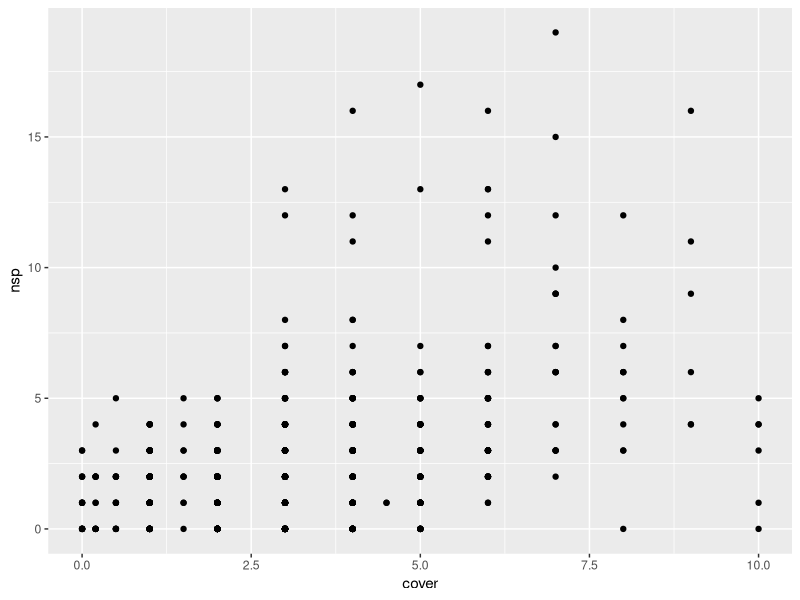
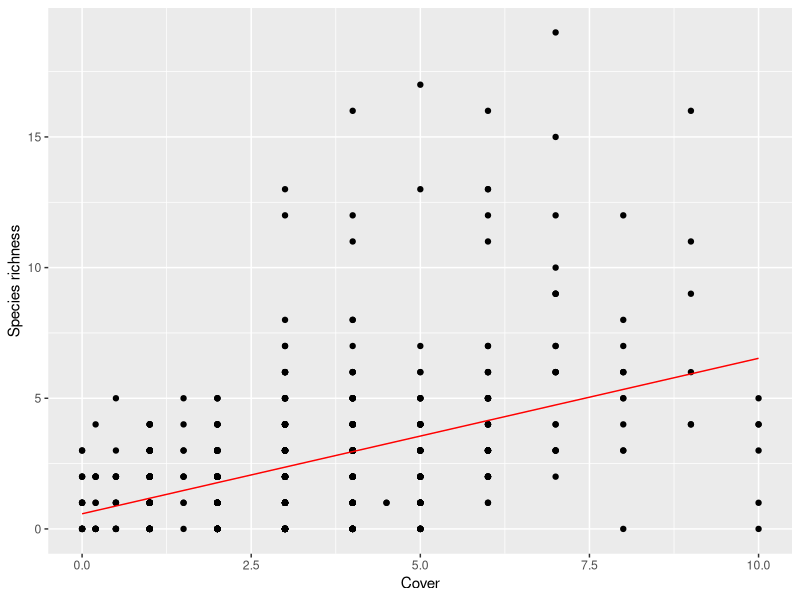
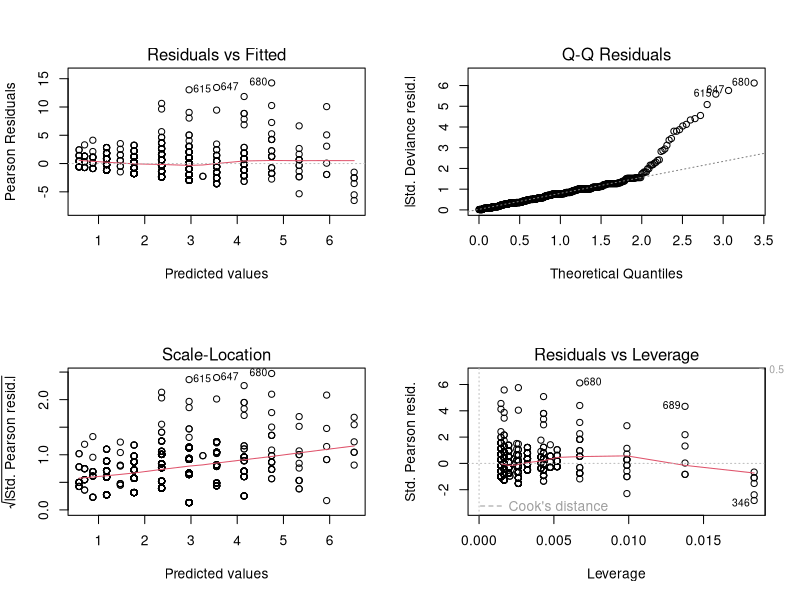
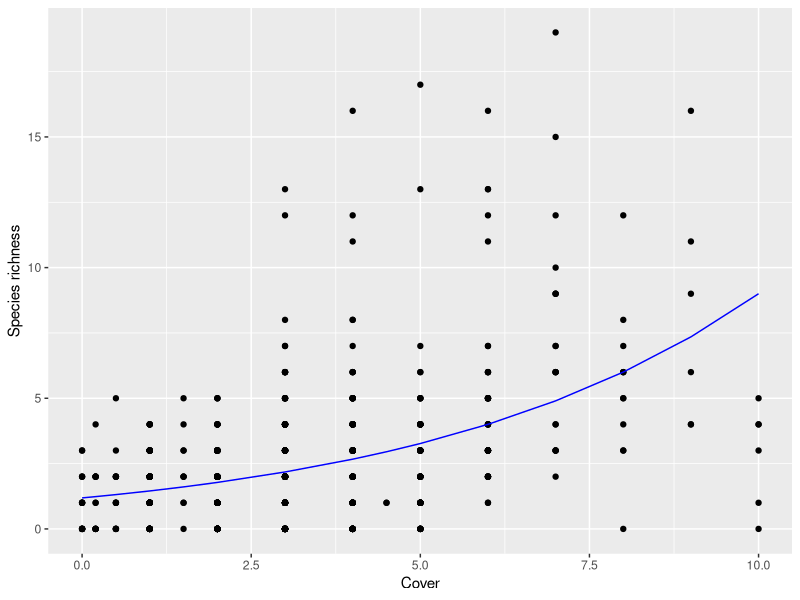

Reproduce these figures in R, in order.
## ---- chunk 1
knitr::opts_chunk$set(echo = TRUE)
## ---- chunk 2
library(tidyverse)

sorich <- read_csv('sorich.csv')
view(sorich)

ggplot(sorich, aes(x = cover, y = nsp)) + geom_point()

## ---- chunk 3

fit_lm <- glm(nsp ~ cover, data = sorich)
anova(fit_lm)
summary(fit_lm)

## ---- chunk 4

ggplot(cbind(sorich, fit = fitted(fit_lm)), aes(x = cover, y = nsp)) + 
  geom_point() + 
  geom_line(aes(y = fit), colour = "red") +
  labs(y = "Species richness", x = "Cover")

## ---- chunk 5

par(mfrow=c(2,2))
plot(fit_lm)

## ---- chunk 6

fit_glm <- glm(nsp ~ cover, data = sorich, family = poisson)
anova(fit_glm, test = "Chisq")
summary(fit_glm)

## ---- chunk 7

ggplot(cbind(sorich, fit = fitted(fit_glm)), aes(x = cover, y = nsp)) + 
  geom_point() + 
  geom_line(aes(y = fit), colour = "blue") +
  labs(y = "Species richness", x = "Cover")

## ---- chunk 8

anova(fit_glm, test = "Chisq")

## ---- chunk 9

pred <- predict(fit_glm, newdata = data.frame(cover = 10), se.fit = TRUE)

## ---- chunk 10

fit_glm2 <- glm(nsp ~ cover, data = sorich, family = quasipoisson)
anova(fit_glm2, test = "Chisq")

## ---- chunk 11

pred2 <- predict(fit_glm2, newdata = data.frame(cover = 10), se.fit = TRUE)
view(pred2)

## ---- chunk 12

fit_glm3 <- glm(nsp ~ cover*grasherb, data = sorich, family = quasipoisson)
anova(fit_glm3, test = "Chisq")

